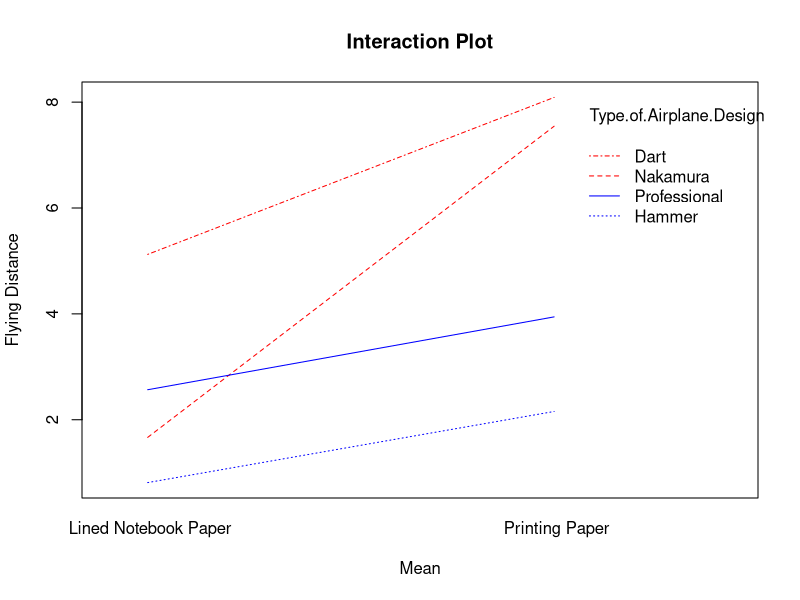

Here is the R script that generated this plot:
airplane_data = read.csv("airplanedata.csv", header = TRUE)
attach(airplane_data)
summary(airplane_data)
names(airplane_data)


##ANOVA with blocking (comparing one factor analysis to two factor analysis)

#Two WAY ANOVA (without interaction)

modelblock <- lm(Flying.Distance ~ Type.of.Airplane.Design + Type.of.Paper.Texture)
summary(modelblock)
anova(modelblock) 


#One Way ANOVA (for each factor separately)

model1 <- lm(Flying.Distance ~ Type.of.Airplane.Design)
summary(model1)
anova(model1)

model2 <- lm(Flying.Distance ~ Type.of.Paper.Texture)
summary(model2)
anova(model2)

#Two Way ANOVA with Interactions

modelinter <- lm(Flying.Distance ~ Type.of.Airplane.Design * Type.of.Paper.Texture)
summary(modelinter)
anova(modelinter)


#Two Way ANOVA for additive model with only main effects (same to modelblock)

modeladd <- lm(Flying.Distance ~ Type.of.Airplane.Design + Type.of.Paper.Texture)
summary(modeladd)
anova(modeladd)


#interaction plot

with(airplane_data,interaction.plot(Type.of.Paper.Texture, Type.of.Airplane.Design, Flying.Distance, col=c("red", "blue"), main="Interaction Plot", xlab="Mean", ylab="Flying Distance"))





